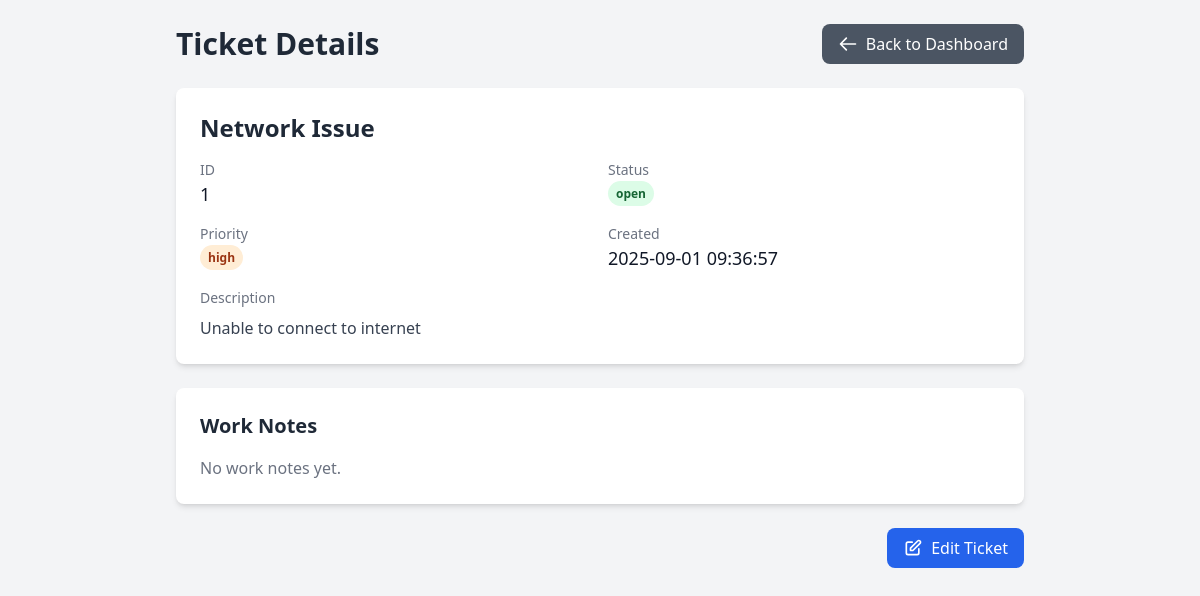
The page /view_ticket.php?id=1 on the database its author committed.
### tables this page shows
CREATE TABLE IF NOT EXISTS tickets (
    id INT AUTO_INCREMENT PRIMARY KEY,
    title VARCHAR(255) NOT NULL,
    description TEXT,
    status ENUM('open', 'in_progress', 'resolved', 'closed') DEFAULT 'open',
    priority ENUM('low', 'medium', 'high', 'urgent') DEFAULT 'medium',
    created_at TIMESTAMP DEFAULT CURRENT_TIMESTAMP,
    updated_at TIMESTAMP DEFAULT CURRENT_TIMESTAMP ON UPDATE CURRENT_TIMESTAMP
);

### view_ticket.php (the view, shortened to what this page needs)
<?php
$db = new Database();
$pdo = $db->getConnection();
$id = $_GET['id'];
$stmt = $pdo->prepare("SELECT * FROM tickets WHERE id = ?");
$stmt->execute([$id]);
$ticket = $stmt->fetch(PDO::FETCH_ASSOC);
$stmtNotes = $pdo->prepare("SELECT * FROM work_notes WHERE ticket_id = ? ORDER BY created_at DESC");
$stmtNotes->execute([$id]);
$work_notes = $stmtNotes->fetchAll(PDO::FETCH_ASSOC);
?>
<!DOCTYPE html>
<html lang="en">
<head>
    <script src="https://cdn.tailwindcss.com"></script>
</head>
<body class="bg-gray-100 min-h-screen">
    <div class="max-w-4xl mx-auto p-6">
        <div class="flex items-center justify-between mb-6">
            <h1 class="text-3xl font-bold text-gray-800">Ticket Details</h1>
            <a href="index.php" class="bg-gray-600 hover:bg-gray-700 text-white px-4 py-2 rounded-lg font-medium flex items-center gap-2">
                <svg class="w-5 h-5" fill="none" stroke="currentColor" viewBox="0 0 24 24">
                    <path stroke-linecap="round" stroke-linejoin="round" stroke-width="2" d="M10 19l-7-7m0 0l7-7m-7 7h18"></path>
                </svg>
                Back to Dashboard
            </a>
        </div>
        <div class="bg-white rounded-lg shadow-md p-6 mb-6">
            <h2 class="text-2xl font-semibold text-gray-800 mb-4"><?php echo htmlspecialchars($ticket['title']); ?></h2>
            <div class="grid grid-cols-1 md:grid-cols-2 gap-4 mb-4">
                <div>
                    <p class="text-sm font-medium text-gray-500">ID</p>
                    <p class="text-lg text-gray-900"><?php echo htmlspecialchars($ticket['id']); ?></p>
                </div>
                <div>
                    <p class="text-sm font-medium text-gray-500">Status</p>
                    <span class="px-2 py-1 text-xs font-semibold rounded-full
                        <?php
                        switch($ticket['status']) {
                            case 'open': echo 'bg-green-100 text-green-800'; break;
                        }
                        ?>">
                        <?php echo htmlspecialchars($ticket['status']); ?>
                    </span>
                </div>
                <div>
                    <p class="text-sm font-medium text-gray-500">Priority</p>
                    <span class="px-2 py-1 text-xs font-semibold rounded-full
                        <?php
                        switch($ticket['priority']) {
                            case 'high': echo 'bg-orange-100 text-orange-800'; break;
                        }
                        ?>">
                        <?php echo htmlspecialchars($ticket['priority']); ?>
                    </span>
                </div>
                <div>
                    <p class="text-sm font-medium text-gray-500">Created</p>
                    <p class="text-lg text-gray-900"><?php echo htmlspecialchars($ticket['created_at']); ?></p>
                </div>
            </div>
            <div>
                <p class="text-sm font-medium text-gray-500 mb-2">Description</p>
                <p class="text-gray-700"><?php echo nl2br(htmlspecialchars($ticket['description'])); ?></p>
            </div>
        </div>
        <div class="bg-white rounded-lg shadow-md p-6 mb-6">
            <h3 class="text-xl font-semibold text-gray-800 mb-4">Work Notes</h3>
            <?php if (count($work_notes) > 0): ?>
                <div class="space-y-4">
                    <?php foreach ($work_notes as $note): ?>
                        <div class="bg-gray-50 rounded-lg p-4 border-l-4 border-blue-500">
                            <p class="text-sm font-medium text-gray-500 mb-2"><?php echo htmlspecialchars($note['created_at']); ?></p>
                            <p class="text-gray-700"><?php echo nl2br(htmlspecialchars($note['note'])); ?></p>
                        </div>
                    <?php endforeach; ?>
                </div>
            <?php else: ?>
                <p class="text-gray-500">No work notes yet.</p>
            <?php endif; ?>
        </div>
        <div class="flex justify-end">
            <a href="edit_ticket.php?id=<?php echo $ticket['id']; ?>" class="bg-blue-600 hover:bg-blue-700 text-white px-4 py-2 rounded-lg font-medium flex items-center gap-2">
                <svg class="w-5 h-5" fill="none" stroke="currentColor" viewBox="0 0 24 24">
                    <path stroke-linecap="round" stroke-linejoin="round" stroke-width="2" d="M11 5H6a2 2 0 00-2 2v11a2 2 0 002 2h11a2 2 0 002-2v-5m-1.414-9.414a2 2 0 112.828 2.828L11.828 15H9v-2.828l8.586-8.586z"></path>
                </svg>
                Edit Ticket
            </a>
        </div>
    </div>
</body>
</html>

### rows shown on the page
tickets: title "Network Issue", id "1", status "open", priority "high", created_at "2025-09-01 09:36:57", description "Unable to connect to internet"
